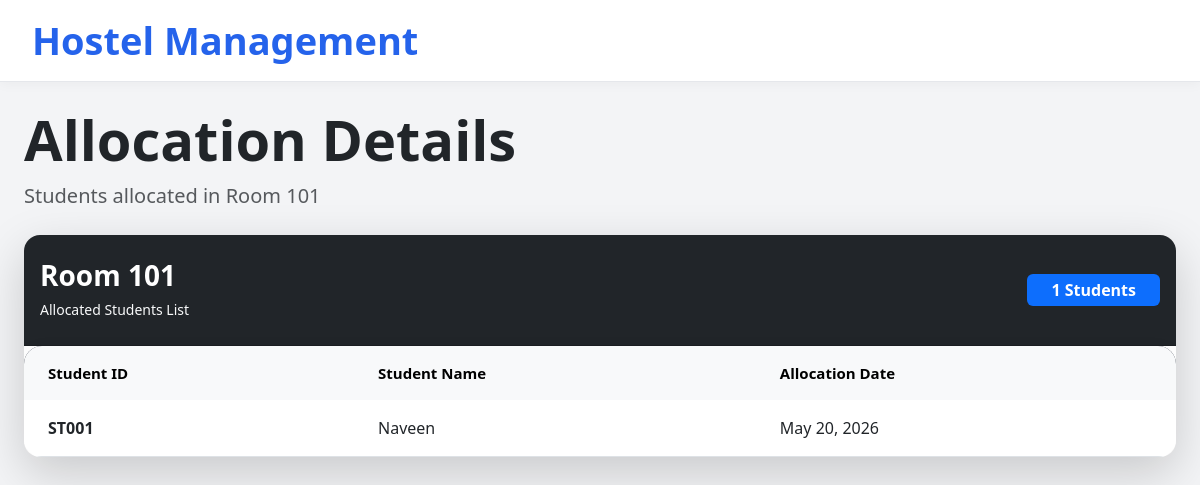
Page /allocation-details/18/ on the committed database.
### hostel_app/models.py (models this page shows, shortened)
class Room(models.Model):
    ROOM_TYPES = [
        ('AC', 'AC'),
        ('Non-AC', 'Non-AC'),
    ]
    room_number = models.CharField(
        max_length=20,
        unique=True
    )
    room_type = models.CharField(
        max_length=20,
        choices=ROOM_TYPES
    )
    total_beds = models.IntegerField()
    available_beds = models.IntegerField()
    floor_number = models.IntegerField()

class RoomAllocation(models.Model):
    student = models.ForeignKey(
        Student,
        on_delete=models.CASCADE
    )
    room = models.ForeignKey(
        Room,
        on_delete=models.CASCADE
    )
    allocation_date = models.DateField(
        auto_now_add=True
    )

class Student(models.Model):
    student_id = models.CharField(
        max_length=10,
        unique=True
    )
    student_name = models.CharField(max_length=100)
    email = models.EmailField()
    phone_number = models.CharField(max_length=15)
    course = models.CharField(max_length=50)
    year = models.IntegerField()
    def __str__(self):
        return self.student_name

### hostel_app/views.py (the view)
def allocation_details(request, pk):
    allocation = get_object_or_404(
        RoomAllocation,
        id=pk
    )
    room_allocations = RoomAllocation.objects.filter(
        room=allocation.room
    ).select_related('student', 'room')
    context = {
        'room_allocations': room_allocations,
        'room': allocation.room
    }
    return render(
        request,
        'allocations/allocation_details.html',
        context
    )

### hostel_app/templates/allocations/allocation_details.html (shortened to what this page needs)
{% extends "master.html" %}
{% block content %}
<div class="container-fluid px-4 py-4">
    <div class="mb-4">
        <h1 class="fw-bold display-4 text-dark mb-2">
            Allocation Details
        </h1>
        <p class="text-muted fs-5">
            Students allocated in Room {{ room.room_number }}
        </p>
    </div>
    <div class="card border-0 shadow-lg rounded-4 overflow-hidden">
        <div class="card-header bg-dark text-white py-4">
            <div class="d-flex justify-content-between align-items-center">
                <div>
                    <h3 class="fw-bold mb-1">
                        Room {{ room.room_number }}
                    </h3>
                    <small class="text-light">
                        Allocated Students List
                    </small>
                </div>
                <span class="badge bg-primary px-4 py-2 fs-6">
                    {{ room_allocations.count }} Students
                </span>
            </div>
        </div>
        <div class="card-body p-0">
            <table class="table table-hover align-middle mb-0">
                <thead class="table-light">
                    <tr>
                        <th class="px-4 py-3">
                            Student ID
                        </th>
                        <th class="px-4 py-3">
                            Student Name
                        </th>
                        <th class="px-4 py-3">
                            Allocation Date
                        </th>
                    </tr>
                </thead>
                <tbody>
                    {% for allocation in room_allocations %}
                    <tr>
                        <td class="px-4 py-3 fw-semibold">
                            {{ allocation.student.student_id }}
                        </td>
                        <td class="px-4 py-3">
                            {{ allocation.student }}
                        </td>
                        <td class="px-4 py-3">
                            {{ allocation.allocation_date }}
                        </td>
                    </tr>
                    {% endfor %}
                </tbody>
            </table>
        </div>
    </div>
</div>
{% endblock content %}

### hostel_app/templates/master.html (style rules this page uses)
* { margin: 0; padding: 0; box-sizing: border-box; }
body { background: #f3f4f6; font-family: 'Segoe UI', sans-serif; overflow-x: hidden; }
.table { background: white; border-radius: 18px; overflow: hidden; box-shadow: 0 5px 20px rgba(0,0,0,0.05); }
.table thead { background: #111827; color: white; }
.table th { padding: 18px; font-size: 15px; border: none; }
.table td { padding: 18px; vertical-align: middle; }
h1 { font-size: 52px; font-weight: 800; color: #111827; margin-bottom: 12px; }

### rows in the picture
Room: room_number "101"
RoomAllocation: student.student_id "ST001", student "Naveen", allocation_date "May 20, 2026"

### other values in the picture
{{ room_allocations.count }} "1"
